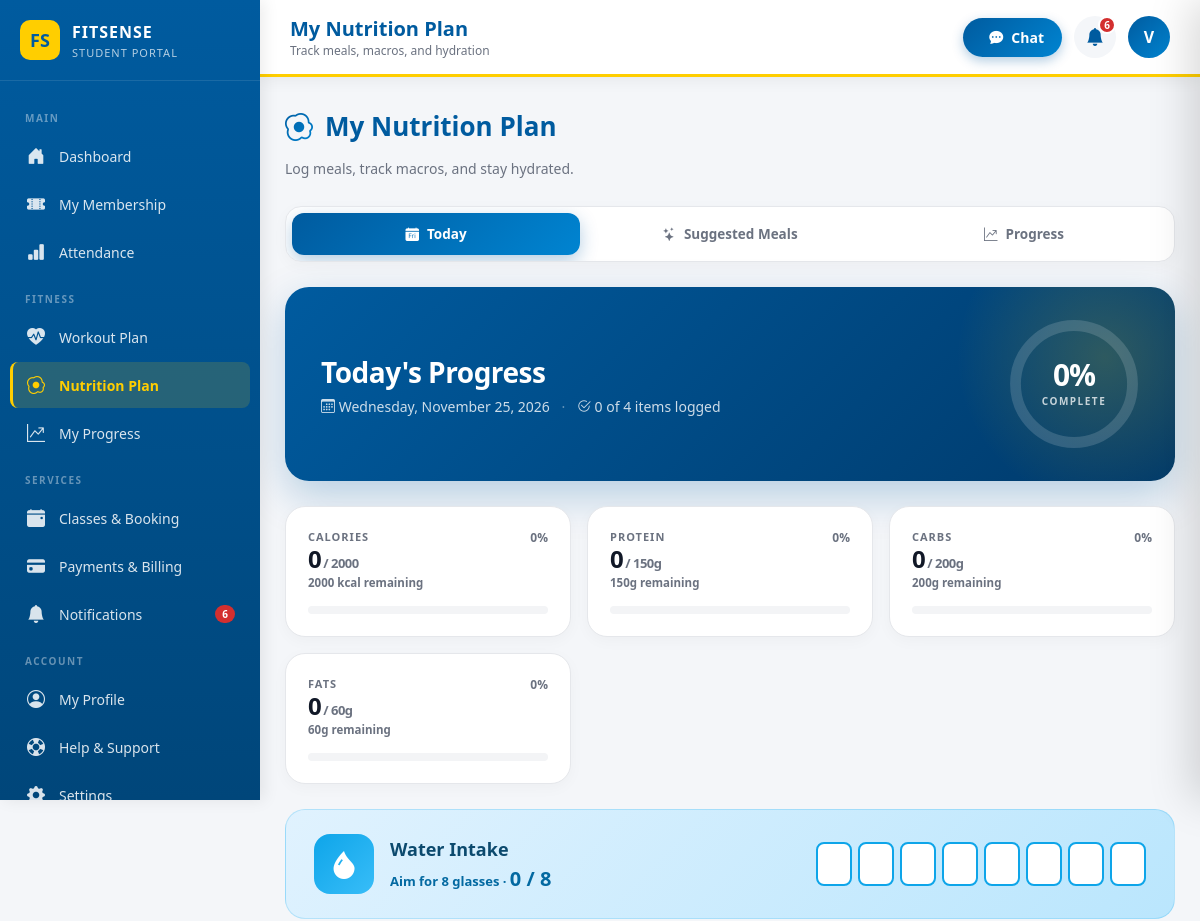
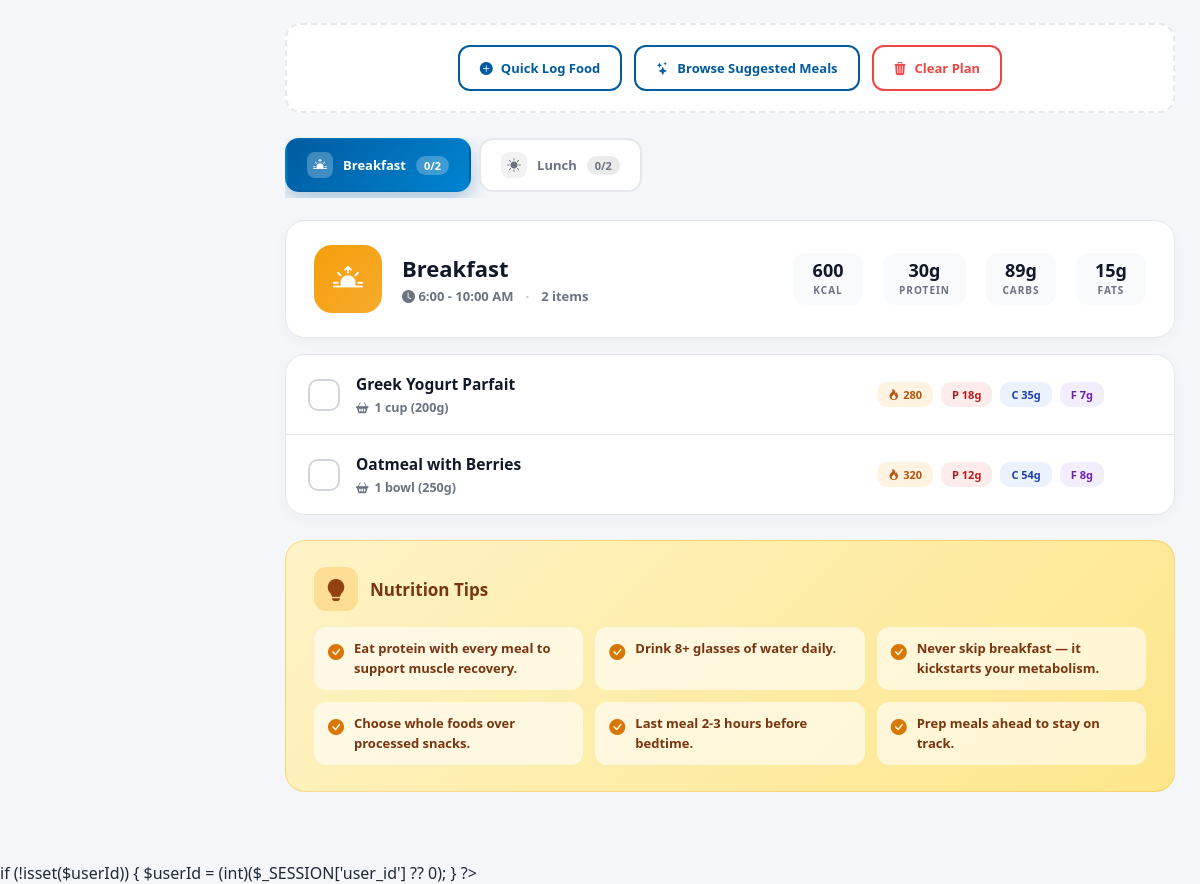
The page /nutrition-plan.php (signed in) on the database its author committed (2 pictures, top to bottom).
### tables this page shows
CREATE TABLE `users` (
  `id` int(11) NOT NULL,
  `fullname` varchar(100) DEFAULT NULL,
  `email` varchar(100) DEFAULT NULL,
  `phone` varchar(20) DEFAULT NULL,
  `address` varchar(255) DEFAULT NULL,
  `gender` varchar(30) DEFAULT NULL,
  `birthdate` date DEFAULT NULL,
  `username` varchar(50) DEFAULT NULL,
  `password` varchar(255) DEFAULT NULL,
  `role` enum('user','admin','super_admin') NOT NULL DEFAULT 'user',
  `account_status` enum('Active','Inactive') NOT NULL DEFAULT 'Active',
  `created_by` int(11) DEFAULT NULL,
  `must_change_password` tinyint(1) NOT NULL DEFAULT 0,
  `permissions` text DEFAULT NULL,
  `branch_id` int(11) NOT NULL,
  `created_at` timestamp NOT NULL DEFAULT current_timestamp(),
  `city` varchar(100) DEFAULT NULL,
  `state` varchar(100) DEFAULT NULL,
  `country` varchar(100) DEFAULT NULL,
  `zip` varchar(20) DEFAULT NULL,
  `is_verified` tinyint(1) NOT NULL DEFAULT 0,
  `two_factor_code` varchar(10) DEFAULT NULL,
  `two_factor_expiry` datetime DEFAULT NULL,
  `profile_image` varchar(255) DEFAULT NULL,
  `height` decimal(5,2) DEFAULT NULL,
  `weight` decimal(5,2) DEFAULT NULL,
  `fitness_goal` varchar(100) DEFAULT NULL,
  `activity_level` varchar(50) DEFAULT NULL,
  `emergency_contact` varchar(100) DEFAULT NULL,
  `emergency_phone` varchar(30) DEFAULT NULL,
  `bio` text DEFAULT NULL,
  `specialization` varchar(150) DEFAULT NULL,
  `years_experience` int(11) DEFAULT NULL,
  `certifications` text DEFAULT NULL,
  `rating` decimal(2,1) DEFAULT 5.0,
  `total_clients` int(11) DEFAULT 0,
  `date_of_birth` date DEFAULT NULL,
  `emergency_contact_name` varchar(100) DEFAULT NULL,
  `emergency_contact_phone` varchar(30) DEFAULT NULL,
  `updated_at` datetime DEFAULT NULL,
  `password_last_changed` datetime DEFAULT NULL,
  `status` enum('Active','Inactive','Suspended') DEFAULT 'Active',
  `last_login` datetime DEFAULT NULL,
  `failed_attempts` int(11) DEFAULT 0,
  `last_failed_login` datetime DEFAULT NULL
);

CREATE TABLE `nutrition_plans` (
  `id` int(11) NOT NULL,
  `user_id` int(11) NOT NULL,
  `plan_name` varchar(150) DEFAULT 'My Nutrition Plan',
  `target_calories` int(11) DEFAULT 2000,
  `target_protein` int(11) DEFAULT 150,
  `target_carbs` int(11) DEFAULT 200,
  `target_fats` int(11) DEFAULT 60,
  `created_at` datetime DEFAULT current_timestamp(),
  `updated_at` datetime DEFAULT current_timestamp() ON UPDATE current_timestamp()
);

CREATE TABLE `nutrition_items` (
  `id` int(11) NOT NULL,
  `plan_id` int(11) NOT NULL,
  `meal_type` enum('Breakfast','Morning Snack','Lunch','Afternoon Snack','Dinner','Evening Snack') NOT NULL,
  `item_name` varchar(150) NOT NULL,
  `portion` varchar(100) DEFAULT NULL,
  `calories` int(11) DEFAULT 0,
  `protein` int(11) DEFAULT 0,
  `carbs` int(11) DEFAULT 0,
  `fats` int(11) DEFAULT 0,
  `image_url` varchar(500) DEFAULT NULL,
  `order_num` int(11) DEFAULT 0,
  `created_at` datetime DEFAULT current_timestamp()
);

### nutrition-plan.php (the view, shortened to what the rows shown need)
<?php
include 'conn.php';
$userId = (int)$_SESSION['user_id'];
function safeQuery($conn, $sql, $types = '', $params = []) {
    try {
        if (!empty($params)) {
            $stmt = $conn->prepare($sql);
            if (!empty($types)) $stmt->bind_param($types, ...$params);
            $stmt->execute();
            return $stmt->get_result();
        }
        return $conn->query($sql);
    } catch (mysqli_sql_exception $e) {
        error_log("SafeQuery: " . $e->getMessage());
        return null;
    }
}
function tableExists($conn, $t) {
    $t = $conn->real_escape_string($t);
    $r = $conn->query("SHOW TABLES LIKE '$t'");
    return $r && $r->num_rows > 0;
}
function columnExists($conn, $table, $column) {
    $table = $conn->real_escape_string($table);
    $column = $conn->real_escape_string($column);
    $r = $conn->query("SHOW COLUMNS FROM `$table` LIKE '$column'");
    return $r && $r->num_rows > 0;
}
function getUserPlanId($conn, $userId) {
    if (!tableExists($conn, 'nutrition_plans')) return null;
    $r = safeQuery($conn, "SELECT id FROM nutrition_plans WHERE user_id = ? LIMIT 1", "i", [$userId]);
    if ($r && $row = $r->fetch_assoc()) {
        return (int)$row['id'];
    }
    $newId = $conn->insert_id;
    return $newId;
}
$activeTab = $_SESSION['active_tab'] ?? 'today';
$userData = null;
$stmt = $conn->prepare("SELECT id, fullname, username, email, profile_image FROM users WHERE id = ? LIMIT 1");
if ($stmt) {
    $stmt->bind_param("i", $userId);
    $stmt->execute();
    $userData = $stmt->get_result()->fetch_assoc();
}
$displayName = $userData['fullname'] ?? $_SESSION['fullname'] ?? $_SESSION['username'] ?? 'User';
$userInitial = strtoupper(substr($displayName, 0, 1));
$userAvatar = $userData['profile_image'] ?? '';
if (tableExists($conn, 'notifications')) {
    $r = safeQuery($conn, "SELECT COUNT(*) AS t FROM notifications WHERE user_id = ? AND is_read = 0", "i", [$userId]);
    if ($r && $row = $r->fetch_assoc()) $unreadNotifCount = (int)$row['t'];
}
$planId = getUserPlanId($conn, $userId);
$nutritionPlan = [];
$dailyCalories = 2000; $dailyProtein = 150; $dailyCarbs = 200; $dailyFats = 60;
if ($planId) {
    $r = safeQuery($conn, "SELECT target_calories, target_protein, target_carbs, target_fats FROM nutrition_plans WHERE id = ?", "i", [$planId]);
    if ($r && $row = $r->fetch_assoc()) {
        $dailyCalories = (int)($row['target_calories'] ?: 2000);
        $dailyProtein = (int)($row['target_protein'] ?: 150);
        $dailyCarbs = (int)($row['target_carbs'] ?: 200);
        $dailyFats = (int)($row['target_fats'] ?: 60);
    }
    $hasImageUrl = columnExists($conn, 'nutrition_items', 'image_url');
    $imageCol = $hasImageUrl ? ', image_url' : '';
    $r = safeQuery($conn, "
        SELECT id, meal_type, item_name, `portion`, calories, protein, carbs, fats $imageCol
        FROM nutrition_items
        WHERE plan_id = ?
        ORDER BY FIELD(meal_type, 'Breakfast','Morning Snack','Lunch','Afternoon Snack','Dinner','Evening Snack'), order_num, id
    ", "i", [$planId]);
    if ($r) {
        while ($row = $r->fetch_assoc()) {
            $mt = $row['meal_type'];
            if (!isset($nutritionPlan[$mt])) $nutritionPlan[$mt] = [];
            $nutritionPlan[$mt][] = $row;
        }
    }
}
$completedToday = [];
$totalCal = 0; $totalProt = 0; $totalCarb = 0; $totalFat = 0;
$mealTotals = [];
foreach ($nutritionPlan as $mt => $items) {
    $mealTotals[$mt] = ['total' => count($items), 'done' => 0, 'cal' => 0, 'prot' => 0, 'carb' => 0, 'fat' => 0];
    foreach ($items as $item) {
        $mealTotals[$mt]['cal'] += (int)$item['calories'];
        $mealTotals[$mt]['prot'] += (int)$item['protein'];
        $mealTotals[$mt]['carb'] += (int)$item['carbs'];
        $mealTotals[$mt]['fat'] += (int)$item['fats'];
    }
}
$calPct = $dailyCalories > 0 ? min(150, (int)round(($totalCal / $dailyCalories) * 100)) : 0;
$protPct = $dailyProtein > 0 ? min(150, (int)round(($totalProt / $dailyProtein) * 100)) : 0;
$carbPct = $dailyCarbs > 0 ? min(150, (int)round(($totalCarb / $dailyCarbs) * 100)) : 0;
$fatPct = $dailyFats > 0 ? min(150, (int)round(($totalFat / $dailyFats) * 100)) : 0;
$mealConfig = [
    'Breakfast' => ['icon' => 'bi-sunrise-fill', 'color' => '#f59e0b', 'label' => 'Breakfast', 'time' => '6:00 - 10:00 AM'],
    'Morning Snack' => ['icon' => 'bi-cup-hot-fill', 'color' => '#0ea5e9', 'label' => 'Morning Snack', 'time' => '10:00 AM'],
    'Lunch' => ['icon' => 'bi-brightness-high-fill', 'color' => '#ea580c', 'label' => 'Lunch', 'time' => '12:00 - 2:00 PM'],
    'Afternoon Snack' => ['icon' => 'bi-cup-straw', 'color' => '#8b5cf6', 'label' => 'Afternoon Snack', 'time' => '3:00 PM'],
    'Dinner' => ['icon' => 'bi-moon-stars-fill', 'color' => '#4f46e5', 'label' => 'Dinner', 'time' => '6:00 - 8:00 PM'],
    'Evening Snack' => ['icon' => 'bi-cup-fill', 'color' => '#ec4899', 'label' => 'Evening Snack', 'time' => '9:00 PM'],
];
$initialTab = $activeTab === 'suggested' ? 'suggested' : ($activeTab === 'progress' ? 'progress' : 'today');
?>
<!DOCTYPE html>
<html lang="en">
<head>
    <link href="https://cdn.jsdelivr.net/npm/bootstrap-icons@1.11.0/font/bootstrap-icons.css" rel="stylesheet">
<link rel="stylesheet" href="/PBL/css/icon-policy.css"></head>
<body>
<div class="main-wrapper">
    <header class="top-header">
        <div class="header-left">
            <div>
                <h2>My Nutrition Plan</h2>
            </div>
        </div>
        <div class="header-right">
            <button class="avatar-btn" onclick="window.location.href='my-profile.php'">
                <div class="avatar">
                    <?php if (!empty($userAvatar) && file_exists(__DIR__ . '/' . $userAvatar)): ?>
                        <img src="<?= htmlspecialchars($userAvatar) ?>" alt="">
                    <?php else: ?>
                        <?= htmlspecialchars($userInitial) ?>
                    <?php endif; ?>
                </div>
            </button>
        </div>
    </header>
    <main class="container">
        <h1 class="page-title">
            <i class="bi bi-egg-fried"></i>
            My Nutrition Plan
        </h1>
        <div class="tab-content <?= $initialTab === 'today' ? 'active' : '' ?>" id="tab-today">
            <div class="daily-hero">
                <div class="daily-hero-content">
                    <div class="daily-info">
                        <h2>Today's Progress</h2>
                    </div>
                </div>
            </div>
            <div class="macro-grid">
                <div class="macro-card">
                    <div class="macro-percent"><?= $calPct ?>%</div>
                    <div class="macro-card-header">
                        <div class="macro-header-info">
                            <div class="macro-label">Calories</div>
                            <div class="macro-count"><?= $totalCal ?><span class="unit">/ <?= $dailyCalories ?></span></div>
                            <div class="macro-target"><?= max(0, $dailyCalories - $totalCal) ?> kcal remaining</div>
                        </div>
                    </div>
                    <div class="macro-bar-track">
                    </div>
                </div>
                <div class="macro-card">
                    <div class="macro-percent"><?= $protPct ?>%</div>
                    <div class="macro-card-header">
                        <div class="macro-header-info">
                            <div class="macro-label">Protein</div>
                            <div class="macro-count"><?= $totalProt ?><span class="unit">/ <?= $dailyProtein ?>g</span></div>
                            <div class="macro-target"><?= max(0, $dailyProtein - $totalProt) ?>g remaining</div>
                        </div>
                    </div>
                    <div class="macro-bar-track">
                    </div>
                </div>
                <div class="macro-card">
                    <div class="macro-percent"><?= $carbPct ?>%</div>
                    <div class="macro-card-header">
                        <div class="macro-header-info">
                            <div class="macro-label">Carbs</div>
                            <div class="macro-count"><?= $totalCarb ?><span class="unit">/ <?= $dailyCarbs ?>g</span></div>
                            <div class="macro-target"><?= max(0, $dailyCarbs - $totalCarb) ?>g remaining</div>
                        </div>
                    </div>
                    <div class="macro-bar-track">
                    </div>
                </div>
                <div class="macro-card">
                    <div class="macro-percent"><?= $fatPct ?>%</div>
                    <div class="macro-card-header">
                        <div class="macro-header-info">
                            <div class="macro-label">Fats</div>
                            <div class="macro-count"><?= $totalFat ?><span class="unit">/ <?= $dailyFats ?>g</span></div>
                            <div class="macro-target"><?= max(0, $dailyFats - $totalFat) ?>g remaining</div>
                        </div>
                    </div>
                    <div class="macro-bar-track">
                    </div>
                </div>
            </div>
            <?php if (empty($nutritionPlan)): ?>
                <div class="empty-state">
                    <div class="empty-state-icon"><i class="bi bi-clipboard-x"></i></div>
                    <h3>No Meal Plan Yet</h3>
                    <p>Start by browsing suggested meals or logging your own food.</p>
                    <button class="btn btn-primary" onclick="switchToSuggested()">
                        <i class="bi bi-stars"></i> Browse Suggested Meals
                    </button>
                </div>
            <?php else: ?>
                <?php $firstSection = true; foreach ($mealConfig as $mealType => $config):
                    if (!isset($nutritionPlan[$mealType])) continue;
                    $items = $nutritionPlan[$mealType];
                    $mt = $mealTotals[$mealType];
                ?>
                    <div class="meal-section <?= $firstSection ? 'active' : '' ?>" id="meal-<?= md5($mealType) ?>">
                        <div class="meal-header-card">
                            <div class="meal-big-icon" style="background: linear-gradient(135deg, <?= $config['color'] ?>, <?= $config['color'] ?>dd);">
                                <i class="bi <?= $config['icon'] ?>"></i>
                            </div>
                            <div class="meal-big-info">
                                <h2><?= htmlspecialchars($config['label']) ?></h2>
                                <p>
                                    <span><i class="bi bi-clock-fill"></i> <?= $config['time'] ?></span>
                                    <span style="opacity: 0.4;">·</span>
                                    <span><?= $mt['total'] ?> item<?= $mt['total'] != 1 ? 's' : '' ?></span>
                                </p>
                            </div>
                            <div class="meal-summary-stats">
                                <div class="meal-summary-stat"><div class="value"><?= $mt['cal'] ?></div><div class="label">kcal</div></div>
                                <div class="meal-summary-stat"><div class="value"><?= $mt['prot'] ?>g</div><div class="label">protein</div></div>
                                <div class="meal-summary-stat"><div class="value"><?= $mt['carb'] ?>g</div><div class="label">carbs</div></div>
                                <div class="meal-summary-stat"><div class="value"><?= $mt['fat'] ?>g</div><div class="label">fats</div></div>
                            </div>
                        </div>
                        <div class="food-items-list">
                            <?php foreach ($items as $item):
                                $itemId = (int)$item['id'];
                                $isChecked = isset($completedToday[$itemId]);
                            ?>
                                <div class="food-row <?= $isChecked ? 'checked' : '' ?>" id="food-row-<?= $itemId ?>">
                                    <div class="food-check" onclick="toggleItem(<?= $itemId ?>); event.stopPropagation();">✓</div>
                                    <div class="food-row-info" onclick="toggleItem(<?= $itemId ?>)">
                                        <div class="food-row-name"><?= htmlspecialchars($item['item_name']) ?></div>
                                        <?php if (!empty($item['portion'])): ?>
                                            <div class="food-row-portion">
                                                <i class="bi bi-basket2-fill"></i> <?= htmlspecialchars($item['portion']) ?>
                                            </div>
                                        <?php endif; ?>
                                    </div>
                                    <div class="food-row-nutrients">
                                        <span class="nutrient-chip cal"><i class="bi bi-fire"></i> <?= (int)$item['calories'] ?></span>
                                        <span class="nutrient-chip prot">P <?= (int)$item['protein'] ?>g</span>
                                        <span class="nutrient-chip carb">C <?= (int)$item['carbs'] ?>g</span>
                                        <span class="nutrient-chip fat">F <?= (int)$item['fats'] ?>g</span>
                                    </div>
                                </div>
                            <?php endforeach; ?>
                        </div>
                    </div>
                <?php $firstSection = false; endforeach; ?>
            <?php endif; ?>
        </div>
    </main>
</div>
<script src="/PBL/js/ui-enhancements.js"></script></body>
</html>

### rows shown on the page
users: fullname "V"
nutrition_plans: target_calories "0", target_calories "2000", max(0,$dailyCalories-$totalCal) "2000", target_protein "0", target_protein "150", max(0,$dailyProtein-$totalProt) "150", target_carbs "0", target_carbs "200", max(0,$dailyCarbs-$totalCarb) "200", target_fats "0", target_fats "60", max(0,$dailyFats-$totalFat) "60"
nutrition_items: item_name "Greek Yogurt Parfait", portion "1 cup (200g)", calories "280", protein "18", carbs "35", fats "7"
nutrition_items: item_name "Oatmeal with Berries", portion "1 bowl (250g)", calories "320", protein "12", carbs "54", fats "8"

### other values the page prints
$unreadNotifCount "6"
$completedItems "0"
$totalItems "4"
$totalCal "0"
$totalProt "0"
$totalCarb "0"
$totalFat "0"
$waterGlasses "0"
$config['label'] "Breakfast"
$mt['done'] "0"
$mt['total'] "2"
$config['label'] "Lunch"
$config['time'] "6:00 - 10:00 AM"
$mt['cal'] "600"
$mt['prot'] "30"
